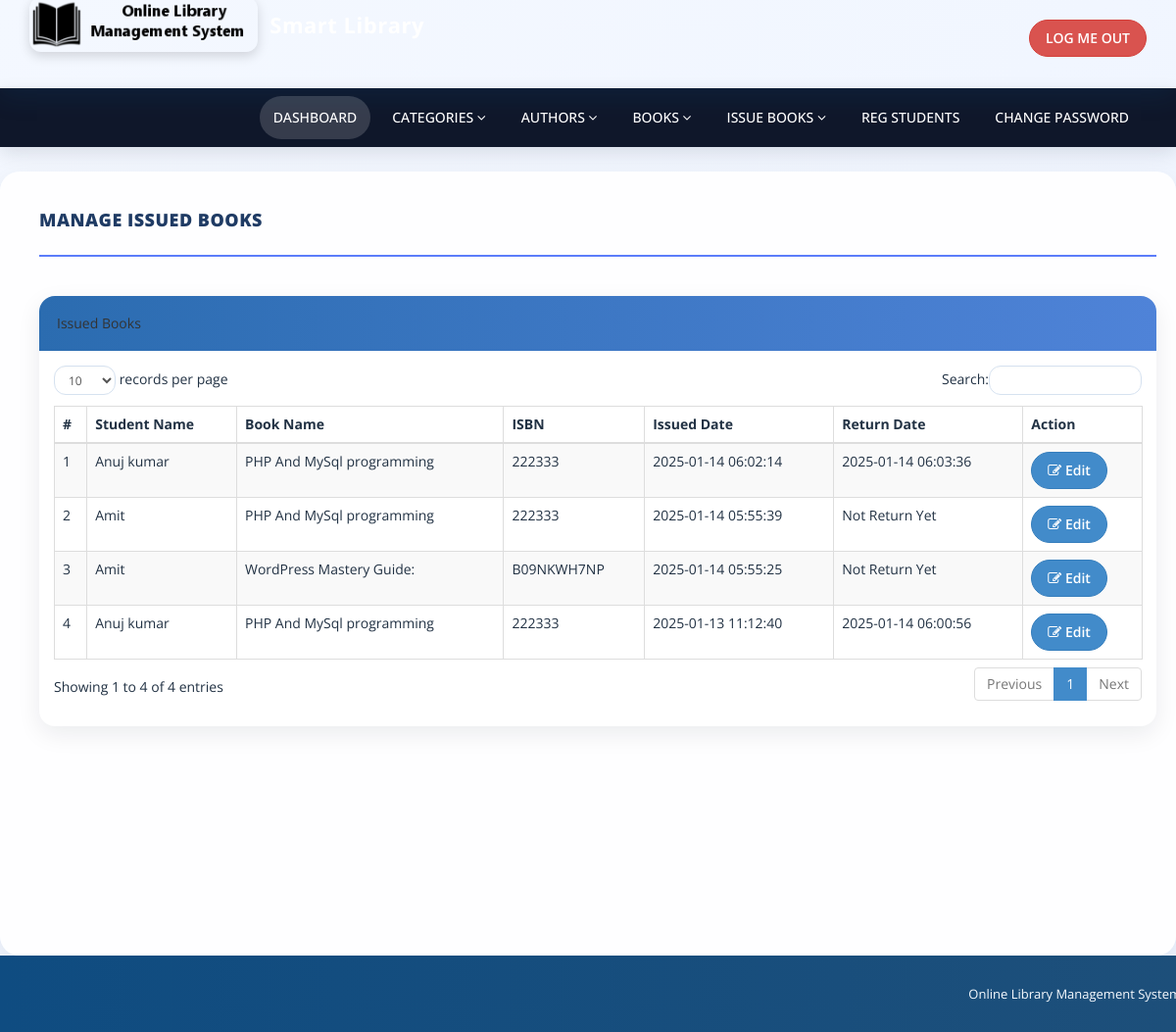
Screenshot of /admin/manage-issued-books.php (signed in) with the database file from the repository.
### tables this page shows
CREATE TABLE `tblissuedbookdetails` (
  `id` int(11) NOT NULL,
  `BookId` int(11) DEFAULT NULL,
  `StudentID` varchar(150) DEFAULT NULL,
  `IssuesDate` timestamp NULL DEFAULT current_timestamp(),
  `ReturnDate` timestamp NULL DEFAULT NULL ON UPDATE current_timestamp(),
  `RetrunStatus` int(1) DEFAULT NULL,
  `fine` int(11) DEFAULT NULL,
  `remark` mediumtext NOT NULL
);

CREATE TABLE `tblstudents` (
  `id` int(11) NOT NULL,
  `StudentId` varchar(100) DEFAULT NULL,
  `FullName` varchar(120) DEFAULT NULL,
  `EmailId` varchar(120) DEFAULT NULL,
  `MobileNumber` char(11) DEFAULT NULL,
  `Password` varchar(120) DEFAULT NULL,
  `Status` int(1) DEFAULT NULL,
  `RegDate` timestamp NULL DEFAULT current_timestamp(),
  `UpdationDate` timestamp NULL DEFAULT NULL ON UPDATE current_timestamp()
);

CREATE TABLE `tblbooks` (
  `id` int(11) NOT NULL,
  `BookName` varchar(255) DEFAULT NULL,
  `CatId` int(11) DEFAULT NULL,
  `AuthorId` int(11) DEFAULT NULL,
  `ISBNNumber` varchar(25) DEFAULT NULL,
  `BookPrice` decimal(10,2) DEFAULT NULL,
  `bookImage` varchar(250) NOT NULL,
  `isIssued` int(1) DEFAULT NULL,
  `RegDate` timestamp NULL DEFAULT current_timestamp(),
  `UpdationDate` timestamp NULL DEFAULT NULL ON UPDATE current_timestamp(),
  `bookQty` int(11) DEFAULT NULL
);

### admin/manage-issued-books.php (the view, shortened to what this page needs)
<?php
include('includes/config.php');
if(strlen($_SESSION['alogin'])==0)
    {
header('location:index.php');
}
else{
    ?>
<!DOCTYPE html>
<html xmlns="http://www.w3.org/1999/xhtml">
<head>
    <link href="assets/css/bootstrap.css" rel="stylesheet" />
    <link href="assets/css/font-awesome.css" rel="stylesheet" />
    <link href="assets/js/dataTables/dataTables.bootstrap.css" rel="stylesheet" />
    <link href="assets/css/style.css" rel="stylesheet" />
</head>
<body>
<?php include('includes/header.php');?>
    <div class="content-wrapper">
         <div class="container">
        <div class="row pad-botm">
            <div class="col-md-12">
                <h4 class="header-line">Manage Issued Books</h4>
    </div>
     <div class="row">
</div>
        </div>
            <div class="row">
                <div class="col-md-12">
                    <div class="panel panel-default">
                        <div class="panel-heading">
                          Issued Books
                        </div>
                        <div class="panel-body">
                            <div class="table-responsive">
                                <table class="table table-striped table-bordered table-hover" id="dataTables-example">
                                    <thead>
                                        <tr>
                                            <th>#</th>
                                            <th>Student Name</th>
                                            <th>Book Name</th>
                                            <th>ISBN </th>
                                            <th>Issued Date</th>
                                            <th>Return Date</th>
                                            <th>Action</th>
                                        </tr>
                                    </thead>
                                    <tbody>
<?php $sql = "SELECT tblstudents.FullName,tblbooks.BookName,tblbooks.ISBNNumber,tblissuedbookdetails.IssuesDate,tblissuedbookdetails.ReturnDate,tblissuedbookdetails.id as rid from  tblissuedbookdetails join tblstudents on tblstudents.StudentId=tblissuedbookdetails.StudentId join tblbooks on tblbooks.id=tblissuedbookdetails.BookId order by tblissuedbookdetails.id desc";
$query = $dbh -> prepare($sql);
$query->execute();
$results=$query->fetchAll(PDO::FETCH_OBJ);
$cnt=1;
if($query->rowCount() > 0)
{
foreach($results as $result)
{               ?>
                                        <tr class="odd gradeX">
                                            <td class="center"><?php echo htmlentities($cnt);?></td>
                                            <td class="center"><?php echo htmlentities($result->FullName);?></td>
                                            <td class="center"><?php echo htmlentities($result->BookName);?></td>
                                            <td class="center"><?php echo htmlentities($result->ISBNNumber);?></td>
                                            <td class="center"><?php echo htmlentities($result->IssuesDate);?></td>
                                            <td class="center"><?php if($result->ReturnDate=="")
                                            {
                                                echo htmlentities("Not Return Yet");
                                            } else {
                                            echo htmlentities($result->ReturnDate);
}
                                            ?></td>
                                            <td class="center">
                                            <a href="update-issue-bookdeails.php?rid=<?php echo htmlentities($result->rid);?>"><button class="btn btn-primary"><i class="fa fa-edit "></i> Edit</button>
                                            </td>
                                        </tr>
 <?php $cnt=$cnt+1;}} ?>
                                    </tbody>
                                </table>
                            </div>
                        </div>
                    </div>
                </div>
            </div>
    </div>
    </div>
  <?php include('includes/footer.php');?>
</body>
</html>
<?php } ?>

### admin/assets/css/style.css (style rules this page uses)
.content-wrapper { margin-top: 40px; min-height:800px; padding-bottom:90px; }
.header-line { font-weight:900; padding-bottom:25px; border-bottom:1px solid #eeeeee; text-transform:uppercase; }
.pad-botm { padding-bottom:30px; }
body { background: linear-gradient(135deg, #f4f8ff 0%, #eef4ff 100%); color: #223244; }
.content-wrapper { margin-top: 25px; min-height: 800px; padding: 30px 25px 90px; background: rgba(255, 255, 255, 0.92); border-radius: 20px; box-shadow: 0 10px 30px rgba(15, 23, 42, 0.08); }
.panel { border: none; border-radius: 16px; box-shadow: 0 8px 24px rgba(15, 23, 42, 0.08); overflow: hidden; }
.panel-heading { background: linear-gradient(90deg, #2b6cb0 0%, #4f83d8 100%); color: #ffffff; border: none; padding: 14px 18px; }
.header-line { color: #1f3b64; border-bottom: 2px solid #5b7cfa; letter-spacing: 0.5px; }
.btn { border-radius: 999px; padding: 8px 16px; font-weight: 600; transition: transform 0.2s ease, box-shadow 0.2s ease; }

### rows the page displays
tblissuedbookdetails: tblstudents.FullName "Anuj kumar", BookId.BookName "PHP And MySql programming", BookId.ISBNNumber "222333", IssuesDate "2025-01-14 06:02:14", ReturnDate "2025-01-14 06:03:36"
tblissuedbookdetails: tblstudents.FullName "Amit", BookId.BookName "PHP And MySql programming", BookId.ISBNNumber "222333", IssuesDate "2025-01-14 05:55:39"
tblissuedbookdetails: tblstudents.FullName "Amit", BookId.BookName "WordPress Mastery Guide:", BookId.ISBNNumber "B09NKWH7NP", IssuesDate "2025-01-14 05:55:25"
tblissuedbookdetails: tblstudents.FullName "Anuj kumar", BookId.BookName "PHP And MySql programming", BookId.ISBNNumber "222333", IssuesDate "2025-01-13 11:12:40", ReturnDate "2025-01-14 06:00:56"
